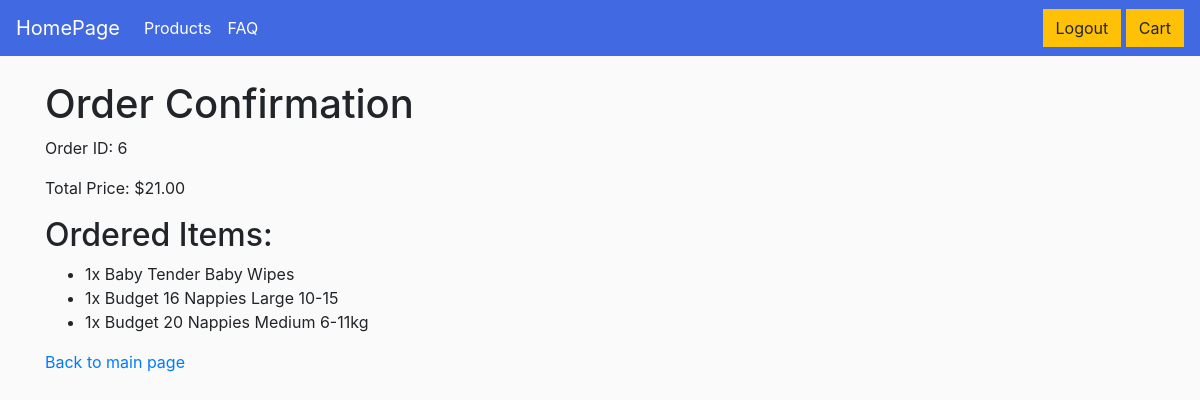
Before: /order_confirmation/ (signed in) with the older database file.
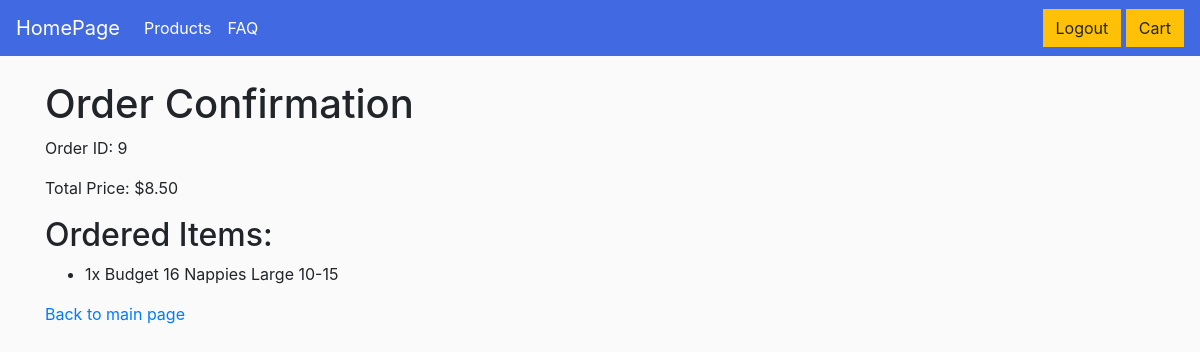
After: the same page with the newer database file.
### store/models.py (models this page shows, shortened)
class Order(models.Model):
    customer = models.ForeignKey(Customer, on_delete=models.SET_NULL, null=True, blank=True)
    date_ordered = models.DateTimeField(auto_now_add=True)
    complete = models.BooleanField(default=False)
    transaction_id = models.CharField(max_length=100, null=True)
    shipping_status = models.CharField(max_length=50, null=True, default='Pending')
    payment_status = models.CharField(max_length=50, null=True, default='Pending')
    @property
    def get_cart_total(self):
        orderitems = self.orderitem_set.all()
        total = sum([item.get_total for item in orderitems])
        return total

class OrderItem(models.Model):
    product = models.ForeignKey(Product, on_delete=models.SET_NULL, null=True)
    order = models.ForeignKey(Order, on_delete=models.SET_NULL, null=True)
    quantity = models.IntegerField(default=0, null=True, blank=True)
    date_added = models.DateTimeField(auto_now_add=True)
    @property
    def get_total(self):
        total = self.product.current_price * self.quantity
        return total

class Product(models.Model):
    item_id = models.IntegerField(null=False, blank=True, primary_key=True)
    item_code = models.CharField(max_length=100)
    item_name = models.CharField(max_length=255)
    category_id = models.IntegerField()
    current_price = models.FloatField()

### store/views.py (the view)
# urls.py: path('order_confirmation/', views.order_confirmation, name = 'order_confirmation'),
def order_confirmation(request):
    customer = None #Set the customer to None
    if request.user.is_authenticated:
        customer = request.user.customer
    else:
        session_cart = request.session.get('cart', {})
        guest_email = session_cart.get('email')
        if guest_email:
            customer = Customer.objects.get(email=guest_email)
    if customer:
        order = Order.objects.filter(customer=customer, complete=True).latest('date_ordered')
    else:
        order = None
    if not request.user.is_authenticated:
        request.session['cart'] = {}
    context = {'order': order}
    return render(request, 'store/order_confirmation.html', context)

### store/templates/store/order_confirmation.html
{% extends 'store/main.html' %}
{% load static %}
{% block content %}
    <h1>Order Confirmation</h1>
    {% if order %}
        <p>Order ID: {{ order.id }}</p>
        <p>Total Price: ${{ order.get_cart_total|floatformat:2 }}</p>
        <h2>Ordered Items:</h2>
        <ul>
            {% for item in order.orderitem_set.all %}
                <li> {{ item.quantity }}x {{ item.product.item_name }} </li>
            {% endfor %}
        </ul>
    {% else %}
        <p>No completed order found.</p>
    {% endif %}
    <a href="{% url 'product' %}"> Back to main page </a>
{% endblock content %}

Changed rows visible on the page:
no longer on this page (row unchanged): Order: id "6", get_cart_total "21.00"
no longer on this page (row unchanged): OrderItem: quantity "1", product.item_name "Baby Tender Baby Wipes"
no longer on this page (row unchanged): OrderItem: quantity "1", product.item_name "Budget 20 Nappies Medium 6-11kg"
added Order: id "9", get_cart_total "8.50"
